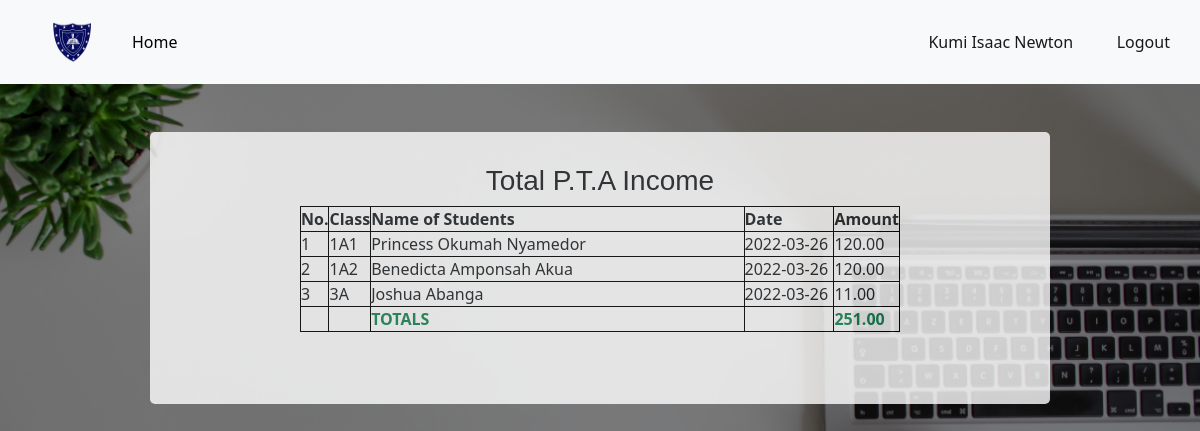
The app's page /accountant_dashboard/total_pta_income (signed in) with its own data.
### app.py (models this page shows, shortened)
class User(db.Model, UserMixin):
	id = db.Column(db.Integer, primary_key=True)
	date = db.Column(db.DateTime, default = datetime.utcnow())
	username = db.Column(db.String(80), nullable=False)
	email = db.Column(db.String(120), unique=True, nullable=False)
	password = db.Column(db.String(120), nullable=False)
	is_admin = db.Column(db.Boolean,  default=False)
	function = db.Column(db.String(120))
	approval = db.Column(db.Boolean, default=False)

class PTAIncome(db.Model):
	id = db.Column(db.Integer, primary_key=True)
	date = db.Column(db.DateTime, default = datetime.utcnow())
	clerk = db.Column(db.String(120), nullable=False)
	amount = db.Column(db.Float)
	tx_id = db.Column(db.String(16))
	semester = db.Column(db.String(10))
	mode_of_payment = db.Column(db.String(20))
	category = db.Column(db.String(20), default="revenue")
	name = db.Column(db.String(120))
	type1 = db.Column(db.String(20), default='dues')
	student_id = db.Column(db.Integer, db.ForeignKey('student.id'))#Here we reference the table name

class Student(db.Model):
	id = db.Column(db.Integer, primary_key=True)
	date = db.Column(db.DateTime, default = datetime.utcnow())
	clerk = db.Column(db.String(120),nullable=False)
	date_admitted = db.Column(db.DateTime)
	firstname = db.Column(db.String(80), nullable=False)
	lastname = db.Column(db.String(80), nullable=False)
	othername = db.Column(db.String(80))
	fullname = db.Column(db.String(80), nullable=False)
	date_of_birth = db.Column(db.String(10), nullable=False)
	form = db.Column(db.String(10))
	class1 = db.Column(db.String(10), nullable=False)
	parent_contact = db.Column(db.String(12), nullable=False)
	phone = db.Column(db.String(12))
	id_number = db.Column(db.String(120), unique=True, nullable=False)
	status = db.Column(db.Boolean, default=True)
	pta = db.relationship('PTAIncome', backref='pta_payer', lazy=True)#Here we reference the class
	etl = db.relationship('ETLIncome', backref='etl_payer', lazy=True)
	payer = db.relationship('StudentPayments', backref='payer', lazy=True)

### app.py (the view)
@app.route("/accountant_dashboard/total_pta_income")
@login_required
def total_pta_income():
	if account_access():
		incomes = PTAIncome.query.filter_by(type1='dues').all()
		sum1 = sum([i.amount for i in incomes])
		return render_template("total_pta_income.html", incomes=incomes, sum1=sum1)
	else:
		abort(404)

### app.py (called while the page is built)
def account_access():
	if not current_user.approval:
		return False
	if current_user.function == 'Accountant':
		return True
	if current_user.function == 'Clerk':
		return False

@app.template_filter()
def currencyFormat(value):
	value = float(value)
	if value >= 0:
		return "{:,.2f}".format(value)
	else:
		value2 = "{:,.2f}".format(value)
		return "("+value2[1:]+")"

@login_manager.user_loader
def load_user(user_id):
	return User.query.get(int(user_id))

### templates/total_pta_income.html (shortened to what this page needs)
{% extends "bootstrap.html" %}
{% block content %}
<!DOCTYPE html>
<html>
<head>
</head>
<body>
<header>
		<nav class="navbar navbar-expand-lg navbar-light bg-light">
			     <a class="navbar-brand kpa" href="#"><img src="{{url_for('static', filename='images/kpasec.png')}}"></a>
			    <div class="collapse navbar-collapse" id="navbarText">
			      <ul class="navbar-nav me-auto mb-2 mb-lg-0">
			        <li class="nav-item">
			          <a class="nav-link active " aria-current="page" href="{{url_for('accountant_dashboard')}}"id="nav1" style="color:black;">Home</a>
			        </li>
			      </ul>
			      <span class="navbar-text" >
			      	<a href="{{url_for('account')}}" class="nn">{{current_user.username}}</a>
			      	<a href="{{url_for('logout')}}" class="n">Logout</a>
			      </span>
			    </div>
		 </nav>
	</header>
   <center>
   	<div class="ttable" id="cont1">
   		<h3 class="topp" style="padding-top:4vh;font-family: sans-serif;">Total P.T.A Income </h3>
   		<table >
   			<tr>
   				<th class="non">No.</th>
   				<th class="foom">Class</th>
   				<th class="fom">Name of Students</th>
   				<th class="fomm">Date</th>
   				<th class="foomm">Amount</th>
   			</tr>
   			{% for income in incomes %}
   			   {% if income.category != 'charge' %}
   			<tr>
   				<td>{{loop.index}}</td>
   				<td class="fom">{{income.pta_payer.class1}}</td>
   				<td>{{income.pta_payer.fullname}}</td>
   				<td>{{income.date.date()}}</td>
   				<td>{{income.amount | currencyFormat }}</td>
   			</tr>
   			   {% endif %}
   			{% endfor %}
   			<tr>
   				<td></td>
   				<td></td>
   				<td class="text-success fw-bold">TOTALS</td>
   				<td></td>
   				<td class="text-success fw-bold">{{sum1 | currencyFormat }}</td>
   			</tr>
   		</table><br><br><br>
   	</div><br>
</center>
</body>
</html>
{% endblock %}

### records on screen
User: username "Kumi Isaac Newton"
PTAIncome: pta_payer.class1 "1A1", pta_payer.fullname "Princess Okumah Nyamedor", date "2022-03-26", amount "120.00"
PTAIncome: pta_payer.class1 "1A2", pta_payer.fullname "Benedicta Amponsah Akua", date "2022-03-26", amount "120.00"
PTAIncome: pta_payer.class1 "3A", pta_payer.fullname "Joshua Abanga", date "2022-03-26", amount "11.00"

### other values on screen
{{ sum1 | currencyFormat }} "251.00"
